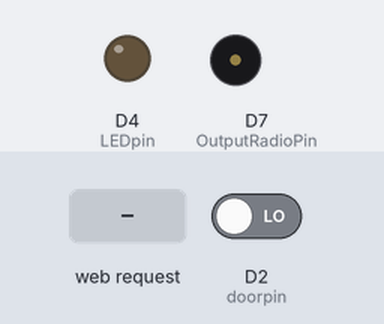
Recording of a sketch running on a simulated ESP8266 (NodeMCU). Parts: output pins drawn as LEDs (lit = HIGH), buzzer (waves = sounding). Dashed ring = blinking. Inputs (shaded band) come from the test bench; at power-on: D2 (doorpin) LOW. WiFi joins after 1.5 s; servers stay silent unless stated; what the sketch prints to the serial monitor is not drawn.

Above: at 6.9 s.
7.0 s: HTTP request GET /openLED received
At 7.4 s:
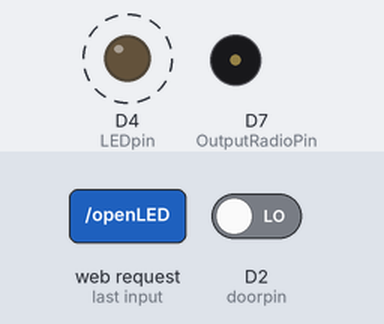
9.0 s: D2 (doorpin) driven HIGH
At 10.7 s:
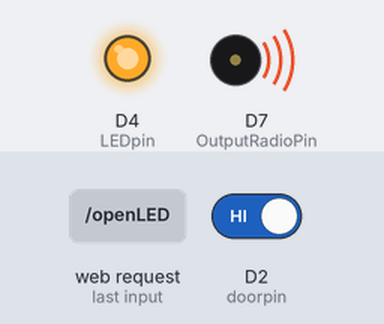
13.8 s: D2 (doorpin) driven LOW
At 14.9 s:
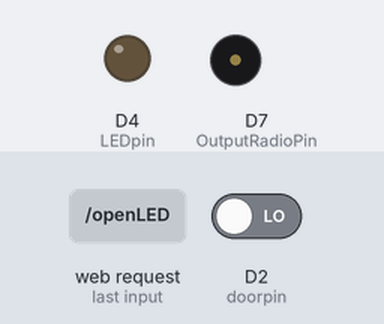
15.6 s: HTTP request GET /openmusic received
At 16.1 s:
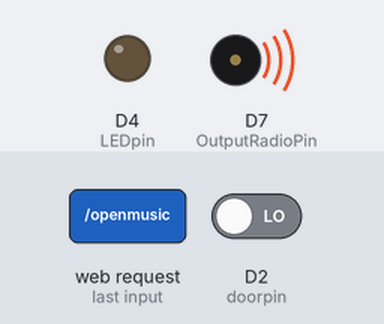
Timing chart, 0 to 21.3 s (numbered marks = the images above; inputs shaded):
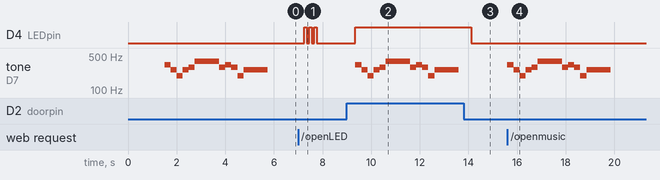

The sketch:

arduino7.ino
```cpp
#define NOTE_B0  31
#define NOTE_C1  33
#define NOTE_CS1 35
#define NOTE_D1  37
#define NOTE_DS1 39
#define NOTE_E1  41
#define NOTE_F1  44
#define NOTE_FS1 46
#define NOTE_G1  49
#define NOTE_GS1 52
#define NOTE_A1  55
#define NOTE_AS1 58
#define NOTE_B1  62
#define NOTE_C2  65
#define NOTE_CS2 69
#define NOTE_D2  73
#define NOTE_DS2 78
#define NOTE_E2  82
#define NOTE_F2  87
#define NOTE_FS2 93
#define NOTE_G2  98
#define NOTE_GS2 104
#define NOTE_A2  110
#define NOTE_AS2 117
#define NOTE_B2  123
#define NOTE_C3  131
#define NOTE_CS3 139
#define NOTE_D3  147
#define NOTE_DS3 156
#define NOTE_E3  165
#define NOTE_F3  175
#define NOTE_FS3 185
#define NOTE_G3  196
#define NOTE_GS3 208
#define NOTE_A3  220
#define NOTE_AS3 233
#define NOTE_B3  247
#define NOTE_C4  262
#define NOTE_CS4 277
#define NOTE_D4  294
#define NOTE_DS4 311
#define NOTE_E4  330
#define NOTE_F4  349
#define NOTE_FS4 370
#define NOTE_G4  392
#define NOTE_GS4 415
#define NOTE_A4  440
#define NOTE_AS4 466
#define NOTE_B4  494
#define NOTE_C5  523
#define NOTE_CS5 554
#define NOTE_D5  587
#define NOTE_DS5 622
#define NOTE_E5  659
#define NOTE_F5  698
#define NOTE_FS5 740
#define NOTE_G5  784
#define NOTE_GS5 831
#define NOTE_A5  880
#define NOTE_AS5 932
#define NOTE_B5  988
#define NOTE_C6  1047
#define NOTE_CS6 1109
#define NOTE_D6  1175
#define NOTE_DS6 1245
#define NOTE_E6  1319
#define NOTE_F6  1397
#define NOTE_FS6 1480
#define NOTE_G6  1568
#define NOTE_GS6 1661
#define NOTE_A6  1760
#define NOTE_AS6 1865
#define NOTE_B6  1976
#define NOTE_C7  2093
#define NOTE_CS7 2217
#define NOTE_D7  2349
#define NOTE_DS7 2489
#define NOTE_E7  2637
#define NOTE_F7  2794
#define NOTE_FS7 2960
#define NOTE_G7  3136
#define NOTE_GS7 3322
#define NOTE_A7  3520
#define NOTE_AS7 3729
#define NOTE_B7  3951
#define NOTE_C8  4186
#define NOTE_CS8 4435
#define NOTE_D8  4699
#define NOTE_DS8 4978

// notes in the melody:
int melody[] = {
NOTE_E4, NOTE_C4, NOTE_G3, NOTE_C4, NOTE_D4, NOTE_G4,
NOTE_D4, NOTE_E4, NOTE_D4, NOTE_G3, NOTE_C4
};

// note durations: 4 = quarter note, 8 = eighth note, etc.:
int noteDurations[] = {
4,4,4,4,4,1.3,
4,4,4,4,1
};
int LEDpin=D4; //LED
int doorpin = D2;//霍爾門磁
int OutputRadioPin=D7; //音樂pin
int windowstate;//大門開關狀態 0是關 1是開
#include <ESP8266WiFi.h>
#include <ESP8266WebServer.h>

const char* ssid = "ASUS_iot_2G";
const char* password = "1121314151";

ESP8266WebServer server(80);
void homepage() {
  server.send(200, "text/html",  SendHTML(windowstate));
  Serial.println("同學開啟了網頁");
}

void setup() {
  //初始化串口
  Serial.begin(9600);
  //初始化網絡
  WiFi.mode(WIFI_STA);
  WiFi.begin(ssid, password);
  WiFi.config(IPAddress(192,168,60,200),    // IP位址
             IPAddress(192,168,60,254),     // 閘道（gateway）位址
             IPAddress(255,255,255,0));  // 網路遮罩（netmask）

  while (WiFi.status() != WL_CONNECTED) {
    delay(500);
    Serial.print(".");
  }
  Serial.println("");
  Serial.print("IP Address: ");
  Serial.println(WiFi.localIP());

  //初始化WebServer
  server.on("/", homepage);
  server.on("/openmusic", handle_openmusic);//打開音樂
  server.on("/openLED", handle_openLED);//開啟led

  server.begin();
  Serial.println("HTTP server started");

  pinMode(doorpin, INPUT);  //霍爾門磁
  pinMode(LEDpin,OUTPUT);

  pinMode(OutputRadioPin,OUTPUT);
  music();
}

void loop() {
  windowstate = digitalRead(doorpin);
  Serial.println(windowstate);

  if(windowstate==1){
    digitalWrite(LEDpin, HIGH);
    server.send(200, "text/html",  SendHTML(windowstate));
    music();
  }
  if(windowstate==0){
    digitalWrite(LEDpin, LOW);
    server.send(200, "text/html",  SendHTML(windowstate));
  }
    //監聽客戶請求並處理
  server.handleClient();
  delay(500);
}

void music() {//放音樂
  for (int thisNote = 0; thisNote < 11; thisNote++) {
   //四分音符= 1000/4，八分音符= 1000/8，依此類推。
   int noteDuration = 1000/noteDurations[thisNote];
   tone(OutputRadioPin, melody[thisNote],noteDuration);


   //為了區分音符，請在它們之間設置最短時間。
    //加速的持續時間+ 30％似乎效果良好：
   int pauseBetweenNotes = noteDuration * 1.0;
   delay(pauseBetweenNotes);
   // 音符間的空白時間
   noTone(8);
  }
}
void blink()
{
    digitalWrite(LEDpin, HIGH);   // turn the LED on (HIGH is the voltage level)
    delay(100);                       // wait for a second
    digitalWrite(LEDpin, LOW);    // turn the LED off by making the voltage LOW
    delay(100);                       // wait for a second
}

void handle_openmusic() {//打開音樂
   server.send(200, "text/html",  SendHTML(windowstate));
  music();
    Serial.println("手動放音樂");

}
void handle_openLED() {//開啟led
  server.send(200, "text/html",  SendHTML(windowstate));
  blink();
  blink();
  blink();
  Serial.println("手動開啟led");
}

String SendHTML(uint8_t windowstate){
  String ptr = "<!DOCTYPE html> <html>\n";
  ptr +="<head><meta name=\"viewport\" content=\"width=device-width, initial-scale=1.0, user-scalable=no\"><meta charset=\"UTF-8\">\n";
  ptr +="<title>雲端控制器</title>\n";
  ptr +="<style>html { font-family: Helvetica; display: inline-block; margin: 0px auto; text-align: center;}\n";
  ptr +="body{margin-top: 50px;} h1 {color: #444444;margin: 50px auto 30px;} h3 {color: #444444;margin-bottom: 50px;}\n";
  ptr +=".button {display: block;width: 80px;background-color: #1abc9c;border: none;color: white;padding: 13px 30px;text-decoration: none;font-size: 25px;margin: 0px auto 35px;cursor: pointer;border-radius: 4px;}\n";
  ptr +=".button-on {background-color: #1abc9c;}\n";
  ptr +=".button-on:active {background-color: #16a085;}\n";
  ptr +=".button-off {background-color: #34495e;}\n";
  ptr +=".button-off:active {background-color: #2c3e50;}\n";
  ptr +="p {font-size: 14px;color: #888;margin-bottom: 10px;}\n";
  ptr +="</style>\n";
  ptr +="</head>\n";
  ptr +="<body>\n";
  ptr +="<h1> ESP8266 網頁伺服器</h1>\n";
  ptr +="<h3>勞動部勞動力發展署中彰投分署</h3>\n";
   if(windowstate==1)
  {ptr +="<p>大門狀態: 開啟</p>\n";}
  else
  {ptr +="<p>大門狀態: 關閉</p>\n";}
  ptr +="<a class=\"button button-off\" href=\"/openmusic\">放音樂</a>\n";
  ptr +="<a class=\"button button-on\" href=\"/openLED\">開啟led</a>\n";

   ptr +="<hr><h3>power by kunlex ,davidou 2019 </h3>\n";

  ptr +="</body>\n";
  ptr +="</html>\n";
  return ptr;
}
```

Measured:
- after the input at 7.0 s, D4 (LEDpin): alternates HIGH for 0.10 s and LOW for 0.10 s, 6 changes in all, then stays LOW, starting after 0.25 s
- after the input at 9.0 s, D4 (LEDpin): LOW → HIGH after 0.35 s; tone on D7 (OutputRadioPin): plays 330 Hz for 0.25 s, 262 Hz for 0.25 s, 196 Hz for 0.25 s, 262 Hz for 0.25 s, 294 Hz for 0.25 s, 392 Hz for 1.0 s … (11 notes in this stretch), starting after 0.35 s
- after the input at 13.8 s, D4 (LEDpin): HIGH → LOW after 0.30 s; tone on D7 (OutputRadioPin): stops changing and stays silent
- after the input at 15.6 s, tone on D7 (OutputRadioPin): plays 330 Hz for 0.25 s, 262 Hz for 0.25 s, 196 Hz for 0.25 s, 262 Hz for 0.25 s, 294 Hz for 0.25 s, 392 Hz for 1.0 s … (11 notes in this stretch), starting at once
